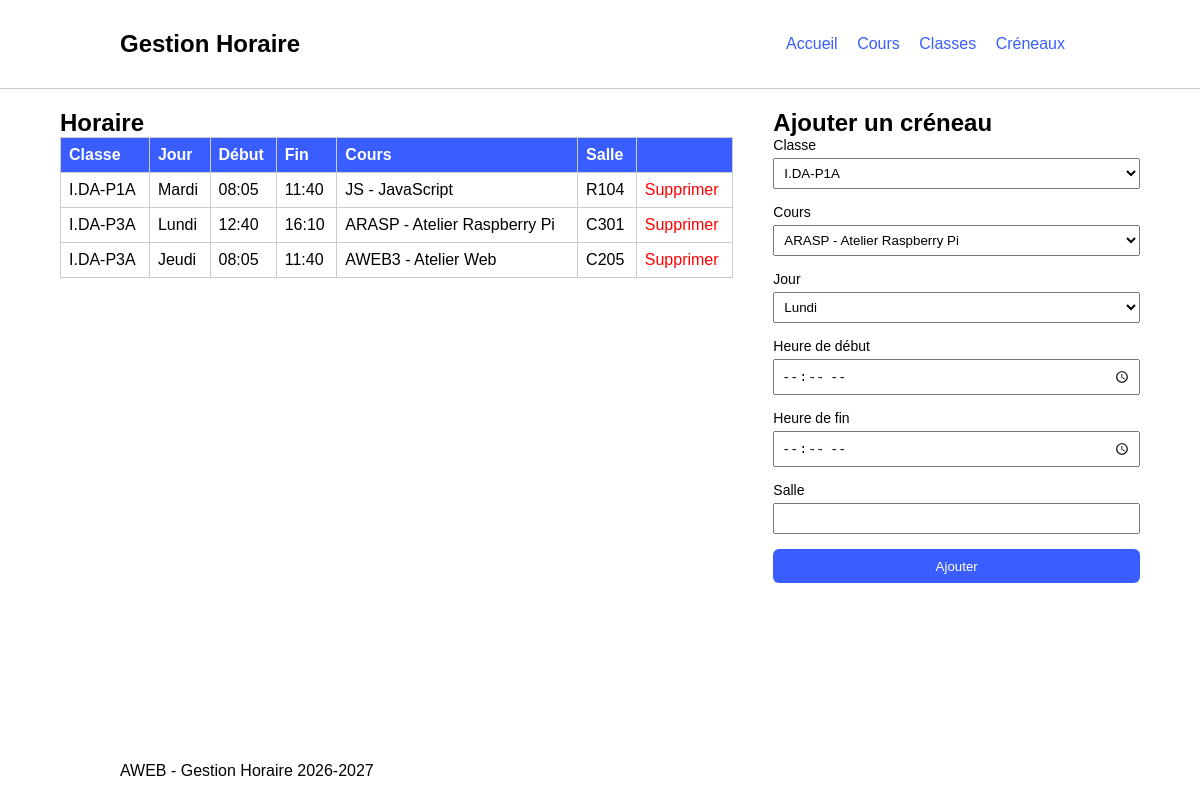
Screenshot of /pages/horaire.php with the database file from the repository.
### tables this page shows
CREATE TABLE creneaux (
    id INT AUTO_INCREMENT PRIMARY KEY,
    classe_id INT NOT NULL,
    cours_id INT NOT NULL,
    jour ENUM('lundi', 'mardi', 'mercredi', 'jeudi', 'vendredi') NOT NULL,
    heure_debut TIME NOT NULL,
    heure_fin TIME NOT NULL,
    salle VARCHAR(20) NOT NULL,
    FOREIGN KEY (classe_id) REFERENCES classes(id) ON DELETE CASCADE,
    FOREIGN KEY (cours_id) REFERENCES cours(id) ON DELETE CASCADE
);

CREATE TABLE classes (
    id INT AUTO_INCREMENT PRIMARY KEY,
    nom VARCHAR(50) NOT NULL UNIQUE,
    annee_scolaire VARCHAR(9) NOT NULL
);

CREATE TABLE cours (
    id INT AUTO_INCREMENT PRIMARY KEY,
    code VARCHAR(20) NOT NULL,
    nom VARCHAR(120) NOT NULL
);

### functions/creneaux.php (called while the page is built, shortened)
<?php
require_once "../connexion/db.php";
require_once "../functions/classes.php";
function getAllCreneaux(): array
{
    $query = "SELECT creneaux.*,
                     classes.nom AS classe_nom,
                     cours.code AS cours_code,
                     cours.nom AS cours_nom,
                     TIME_FORMAT(creneaux.heure_debut, '%H:%i') AS heure_debut,
                     TIME_FORMAT(creneaux.heure_fin, '%H:%i') AS heure_fin
              FROM creneaux
              JOIN classes ON creneaux.classe_id = classes.id
              JOIN cours ON creneaux.cours_id = cours.id
              ORDER BY classes.nom,
                       FIELD(creneaux.jour, 'lundi', 'mardi', 'mercredi', 'jeudi', 'vendredi'),
                       creneaux.heure_debut";
    return dbRun($query)->fetchAll(PDO::FETCH_ASSOC);
}
?>

### connexion/db.php (called while the page is built, shortened)
<?php
function db() : PDO
{
    static $pdo = null;
    if ($pdo === null) {
        $dsn = "mysql:host=". DB_HOST .";dbname=". DB_NAME .";charset=utf8";
        $pdo = new PDO( $dsn, DB_USER, DB_PASS );
        $pdo->setAttribute(PDO::ATTR_ERRMODE, PDO::ERRMODE_EXCEPTION);
        $pdo->setAttribute(PDO::ATTR_EMULATE_PREPARES, false);
    }
    return $pdo;
}
function dbRun(string $sql, array|null $param = null) : PDOStatement
{
    $statement = db()->prepare($sql);
    $statement->execute($param);
    return $statement;
}
?>

### functions/classes.php (called while the page is built, shortened)
<?php
require_once "../connexion/db.php";
function getAllClasses(): array
{
    return dbRun("SELECT * FROM classes ORDER BY nom")->fetchAll(PDO::FETCH_ASSOC);
}
?>

### functions/cours.php (called while the page is built, shortened)
<?php
require_once "../connexion/db.php";
function getAllCours(): array
{
    return dbRun("SELECT * FROM cours ORDER BY code")->fetchAll(PDO::FETCH_ASSOC);
}
?>

### pages/horaire.php (the view, shortened to what this page needs)
<?php
require_once "../functions/classes.php";
require_once "../functions/cours.php";
require_once "../functions/creneaux.php";
$classes = getAllClasses();
$cours = getAllCours();
$creneaux = getAllCreneaux();
$jours = ['lundi', 'mardi', 'mercredi', 'jeudi', 'vendredi'];
?>
<!DOCTYPE html>
<html lang="fr">
<head>
    <link rel="stylesheet" href="../css/style.css">
</head>
<body>
    <div>
        <?php include "../includes/header.php"; ?>
        <main class="contenu">
            <div class="form-table-layout">
                <div class="table-section">
                    <h2>Horaire</h2>
                    <table>
                        <tr>
                            <th>Classe</th>
                            <th>Jour</th>
                            <th>Début</th>
                            <th>Fin</th>
                            <th>Cours</th>
                            <th>Salle</th>
                            <th></th>
                        </tr>
                        <?php foreach ($creneaux as $creneau): ?>
                        <tr>
                            <td><?= htmlspecialchars($creneau['classe_nom']) ?></td>
                            <td><?= ucfirst($creneau['jour']) ?></td>
                            <td><?= htmlspecialchars($creneau['heure_debut']) ?></td>
                            <td><?= htmlspecialchars($creneau['heure_fin']) ?></td>
                            <td><?= htmlspecialchars($creneau['cours_code'] . ' - ' . $creneau['cours_nom']) ?></td>
                            <td><?= htmlspecialchars($creneau['salle']) ?></td>
                            <td>
                                <a href="?delete=<?= $creneau['id'] ?>" onclick="return confirm('Supprimer ce créneau ?')">Supprimer</a>
                            </td>
                        </tr>
                        <?php endforeach; ?>
                    </table>
                </div>
                <div class="form-section">
                    <h2>Ajouter un créneau</h2>
                    <form method="post">
                        <label>
                            Classe
                            <select name="classe_id" required>
                                <?php foreach ($classes as $classe): ?>
                                    <option value="<?= $classe['id'] ?>"><?= htmlspecialchars($classe['nom']) ?></option>
                                <?php endforeach; ?>
                            </select>
                        </label>
                        <label>
                            Cours
                            <select name="cours_id" required>
                                <?php foreach ($cours as $c): ?>
                                    <option value="<?= $c['id'] ?>"><?= htmlspecialchars($c['code'] . ' - ' . $c['nom']) ?></option>
                                <?php endforeach; ?>
                            </select>
                        </label>
                        <label>
                            Jour
                            <select name="jour" required>
                                <?php foreach ($jours as $jour): ?>
                                    <option value="<?= $jour ?>"><?= ucfirst($jour) ?></option>
                                <?php endforeach; ?>
                            </select>
                        </label>
                        <label>
                            Heure de début
                            <input type="time" name="heure_debut" required>
                        </label>
                        <label>
                            Heure de fin
                            <input type="time" name="heure_fin" required>
                        </label>
                        <label>
                            Salle
                            <input type="text" name="salle" required>
                        </label>
                        <button type="submit">Ajouter</button>
                    </form>
                </div>
            </div>
        </main>
        <?php include "../includes/footer.php"; ?>
    </div>
</body>
</html>

### includes/header.php
<?php
$_info = (strpos($_SERVER['SCRIPT_NAME'], '/pages/') !== false) ? ".." : ".";
?>
<header>
    <nav>
        <h1>Gestion Horaire</h1>
        <div>
            <a href="<?= $_info ?>/index.php" data-page="home">Accueil</a>
            <a href="<?= $_info ?>/pages/cours.php" data-page="cours">Cours</a>
            <a href="<?= $_info ?>/pages/classes.php" data-page="classes">Classes</a>
            <a href="<?= $_info ?>/pages/horaire.php" data-page="creneaux">Créneaux</a>
        </div>
    </nav>
</header>

### includes/footer.php
<footer>
    <div>
        <p>AWEB - Gestion Horaire 2026-2027</p>
    </div>
</footer>

### css/style.css (style rules this page uses)
* { padding: 0; margin: 0; box-sizing: border-box; }
body { width: 100%; font-family: Arial, Helvetica, sans-serif; }
header { display: flex; justify-content: center; width: 100%; border-bottom: 1px solid #ccc; }
header nav { display: flex; justify-content: space-between; align-items: center; width: 80%; padding: 30px 0; }
header nav a { margin-right: 15px; color: rgb(57, 93, 255); }
header nav h1 { font-size: 24px; }
footer { background-color: white; position: fixed; bottom: 0; left: 0; display: flex; justify-content: center; width: 100%; padding: 20px 0; }
footer div { width: 80%; }
a { text-decoration: none; }
.contenu { padding: 20px 5%; }
.form-table-layout { display: flex; flex-wrap: wrap; gap: 40px; align-items: flex-start; }
.table-section { flex: 2 1 500px; }
.form-section { flex: 1 1 280px; }
form { display: flex; flex-wrap: wrap; gap: 15px; margin-bottom: 30px; align-items: flex-end; }
.form-section form { flex-direction: column; align-items: stretch; }
form label { display: flex; flex-direction: column; font-size: 14px; }
form input, form select { margin-top: 5px; padding: 6px; }
form button { background-color: rgb(57, 93, 255); color: white; border: none; border-radius: 6px; padding: 8px 16px; cursor: pointer; height: 34px; }
table { border-collapse: collapse; width: 100%; margin-bottom: 40px; }
table th, table td { border: 1px solid #ccc; padding: 8px; text-align: left; }
table th { background-color: rgb(57, 93, 255); color: white; }
table a { color: red; }

### rows the page displays
creneaux: classe.nom "I.DA-P1A", jour "Mardi", heure_debut "08:05", heure_fin "11:40", cours.nom "JS - JavaScript", salle "R104"
creneaux: classe.nom "I.DA-P3A", jour "Lundi", heure_debut "12:40", heure_fin "16:10", cours.nom "ARASP - Atelier Raspberry Pi", salle "C301"
creneaux: classe.nom "I.DA-P3A", jour "Jeudi", heure_debut "08:05", heure_fin "11:40", cours.nom "AWEB3 - Atelier Web", salle "C205"

### other values shown
form field classe_id "I.DA-P1A"
form field cours_id "ARASP - Atelier Raspberry Pi"
form field jour "Lundi"
